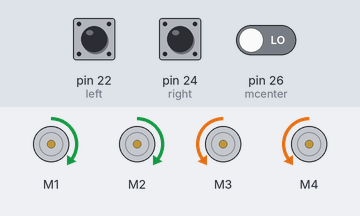
Recording of a sketch running on a simulated Arduino Mega 2560, built with avr-gcc and run on an emulated ATmega2560. On the bench: 4 × DC motor (green arrow = forward, orange = backward, longer = faster). Inputs (shaded band) come from the test bench; at power-on: pin 22 (left) HIGH, pin 24 (right) LOW, pin 26 (mcenter) LOW.

Above: at 6.2 s.
6.3 s: pin 22 (left) pulled LOW for 0.15 s
At 6.4 s:
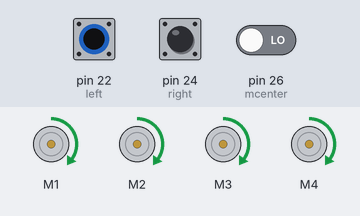
8.0 s: pin 22 (left) pulled LOW for 3.2 s
At 12.0 s:
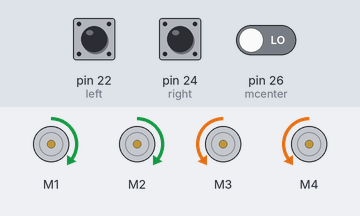
12.7 s: pin 24 (right) pulled HIGH for 3.2 s
At 14.0 s:
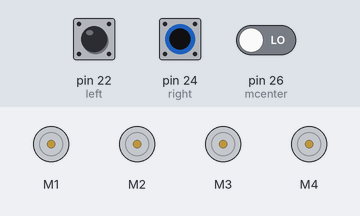
17.4 s: pin 22 (left) driven LOW and pin 24 (right) driven HIGH
At 18.8 s:
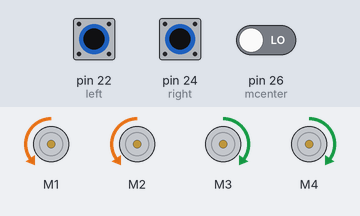
Timing chart, 0 to 19.9 s (numbered marks = the images above; inputs shaded):
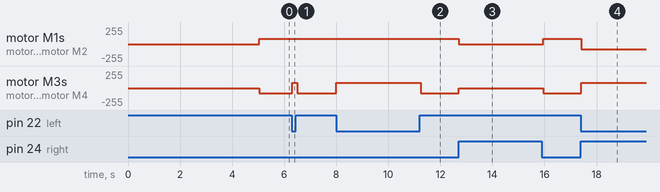

Measured:
- after the input at 6.3 s, motor M3, motor M4: backward 80/255 → forward 80/255 at once, → backward 80/255 0.19 s later
- after the input at 8.0 s, motor M3, motor M4: backward 80/255 → forward 80/255 at once, → backward 80/255 3.2 s later
- after the input at 12.7 s, motor M1, motor M2: forward 80/255 → stopped at once, → forward 80/255 3.2 s later; motor M3, motor M4: backward 80/255 → stopped at once, → backward 80/255 3.2 s later
- after the input at 17.4 s, motor M1, motor M2: forward 80/255 → backward 80/255 at once; motor M3, motor M4: backward 80/255 → forward 80/255 at once

The sketch:

2_ir_sensors.ino
```cpp
#include <AFMotor.h>

const int left = 22;
const int right = 24;
const int mcenter = 26;

// Define motor shield pins
AF_DCMotor motor1(1);   // Motor 1
AF_DCMotor motor2(2);   // Motor 2
AF_DCMotor motor3(3);   // Motor 3
AF_DCMotor motor4(4);   // Motor 4

const int motorSpeed = 80;

void setup() {
  pinMode(left, INPUT);
  pinMode(right, INPUT);
  pinMode(mcenter, INPUT);

  Serial.begin(9600);

  motor1.setSpeed(motorSpeed);
  motor2.setSpeed(motorSpeed);
  motor3.setSpeed(motorSpeed);
  motor4.setSpeed(motorSpeed);

  delay(5000);
}
void loop(){
  int sleft = digitalRead(left);
  int sright = digitalRead(right);
  int center = digitalRead(mcenter);

  if ((!sleft && !sright) || (!center && !sleft && !sright)){
    moveForward();
  } else if (sleft && sright){
    motor1.run(RELEASE);
    motor2.run(RELEASE);
    motor3.run(RELEASE);
    motor4.run(RELEASE);
  } else if (!sleft && sright){
    turnLeft();
  } else if (sleft && !sright){
    delay(50);
    turnRight();
  } else if (sleft && !center && right){
    moveForward();
  } else if (sleft && !sright && !center){
    turnLeft();
  } else if (!sleft && sright && !center){
    turnRight();
  }
}

void moveForward() {
  motor1.run(FORWARD);
  motor2.run(FORWARD);
  motor3.run(FORWARD);
  motor4.run(FORWARD);
}
void turnRight() {
  motor1.run(FORWARD);
  motor2.run(FORWARD);
  motor3.run(BACKWARD);
  motor4.run(BACKWARD);
}
void turnLeft() {
  motor1.run(BACKWARD);
  motor2.run(BACKWARD);
  motor3.run(FORWARD);
  motor4.run(FORWARD);
}
```
